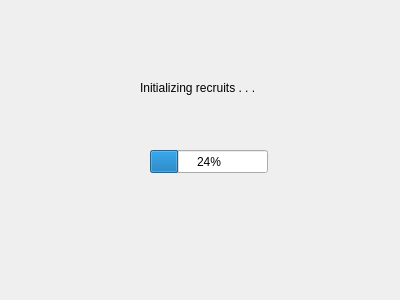
<?xml version="1.0" encoding="UTF-8"?>
<ui version="4.0">
 <class>WidgetInitializeRecruits</class>
 <widget class="QWidget" name="WidgetInitializeRecruits">
  <property name="windowModality">
   <enum>Qt::ApplicationModal</enum>
  </property>
  <property name="geometry">
   <rect>
    <x>0</x>
    <y>0</y>
    <width>400</width>
    <height>300</height>
   </rect>
  </property>
  <property name="windowTitle">
   <string>Initialize Recruits</string>
  </property>
  <widget class="QProgressBar" name="progressBar">
   <property name="geometry">
    <rect>
     <x>150</x>
     <y>150</y>
     <width>118</width>
     <height>23</height>
    </rect>
   </property>
   <property name="value">
    <number>24</number>
   </property>
  </widget>
  <widget class="QLabel" name="label">
   <property name="geometry">
    <rect>
     <x>140</x>
     <y>80</y>
     <width>161</width>
     <height>16</height>
    </rect>
   </property>
   <property name="text">
    <string>Initializing recruits . . . </string>
   </property>
  </widget>
 </widget>
 <resources/>
 <connections/>
</ui>
